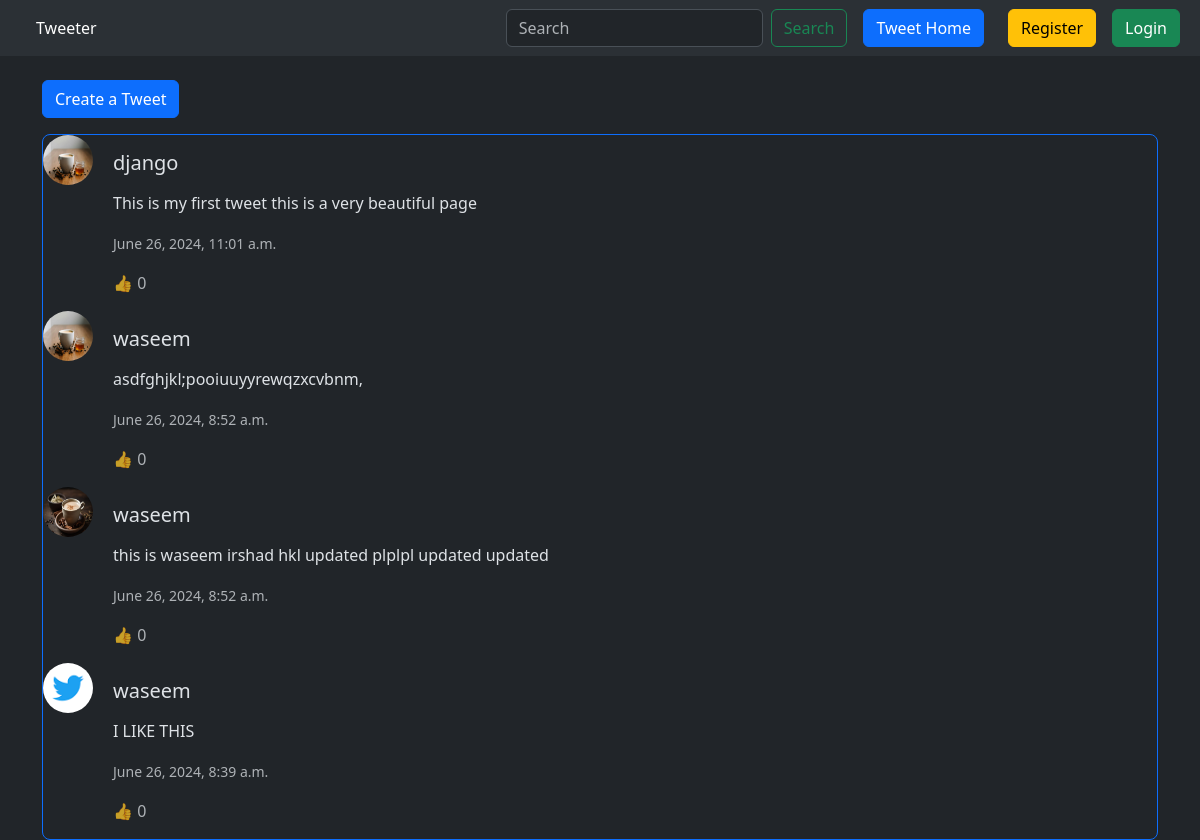
Page /tweet/ on the earlier database version.
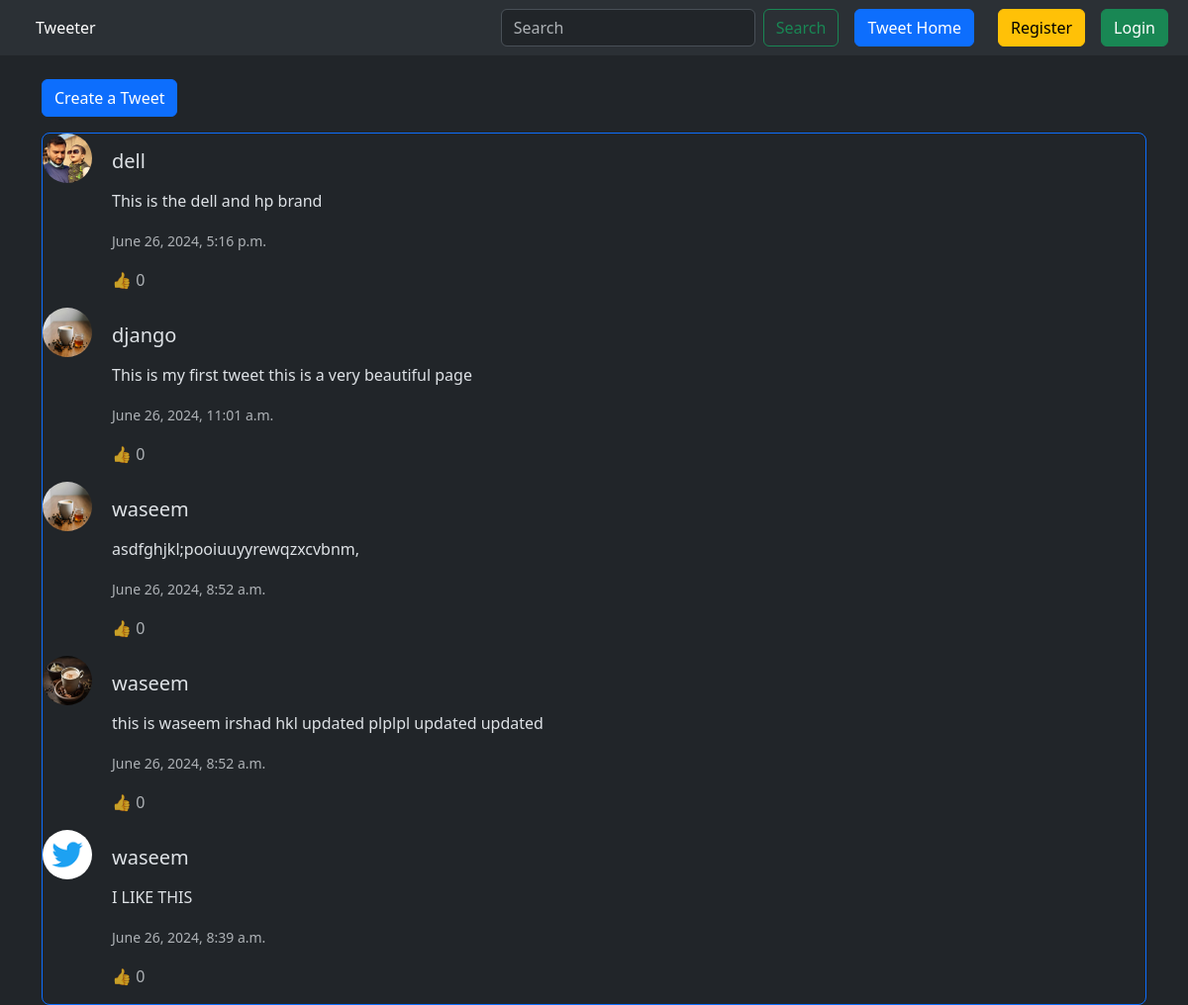
Same page on the later database version.
### tweetapp/models.py (models this page shows, shortened)
class Tweet(models.Model):
    user = models.ForeignKey(User,on_delete=models.CASCADE)
    text = models.CharField(max_length=240)
    photo = models.ImageField(upload_to='photos/',blank=True,null=True)
    created_at = models.DateTimeField(auto_now_add=True)
    updated_at = models.DateTimeField(auto_now=True)
    likes = models.PositiveIntegerField(default=0)

### tweetapp/views.py (the view)
# urls.py: path('', views.tweet_list ,name='tweet_list'),
def tweet_list(request):
    tweets = Tweet.objects.all().order_by('-created_at')
    return render(request,'tweet_list.html',{'tweets':tweets})

### tweetapp/templates/tweet_list.html (shortened to what this page needs)
{% extends "base.html" %}
{% block content %}
<a class="btn btn-primary mt-4" href="{% url 'tweet_create' %}">
Create a Tweet
</a>
<div  class="card mt-3 border-primary rounded-3">
{% for tweet in tweets %}
<div class="row g-1">
    <div class="col-auto">
        <img src="{{ tweet.photo.url }}" class="img-fluid rounded-circle" alt="" style="width: 50px; height: 50px;">
    </div>
    <div class="col">
         <div class="card-body ">
        <h5 class="card-title">{{ tweet.user.username }}</h5>
        <p class="card-text">{{ tweet.text|linebreaks }}</p>
        <p class="card-text"><small class="text-muted">{{ tweet.created_at|date:"F j, Y, g:i a" }}</small></p>
        <div class="d-flex justify-content-between align-items-center">
        <span class="text-muted">👍 {{ tweet.likes }}</span>
    </div>
    </div>
    </div>
</div>
{% endfor %}
</div>
{% endblock %}

Differences in the rows shown:
added Tweet: photo (picture), user.username "dell", text "This is the dell and hp brand", created_at "June 26, 2024, 5:16 p.m.", likes "0"
